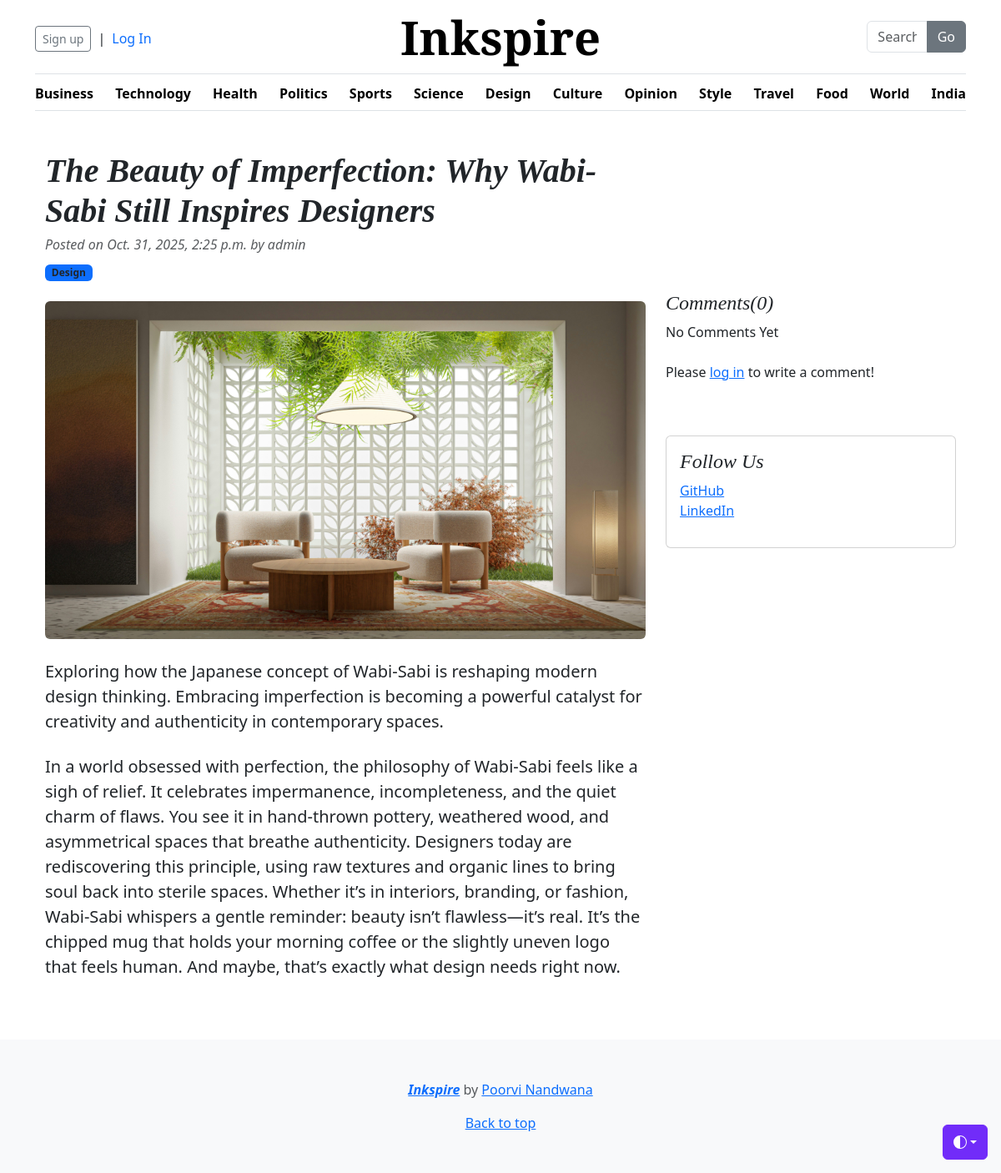
The app's page /blogs/the-beauty-of-imperfection-why-wabi-sabi-still-inspires-designers/, older data.
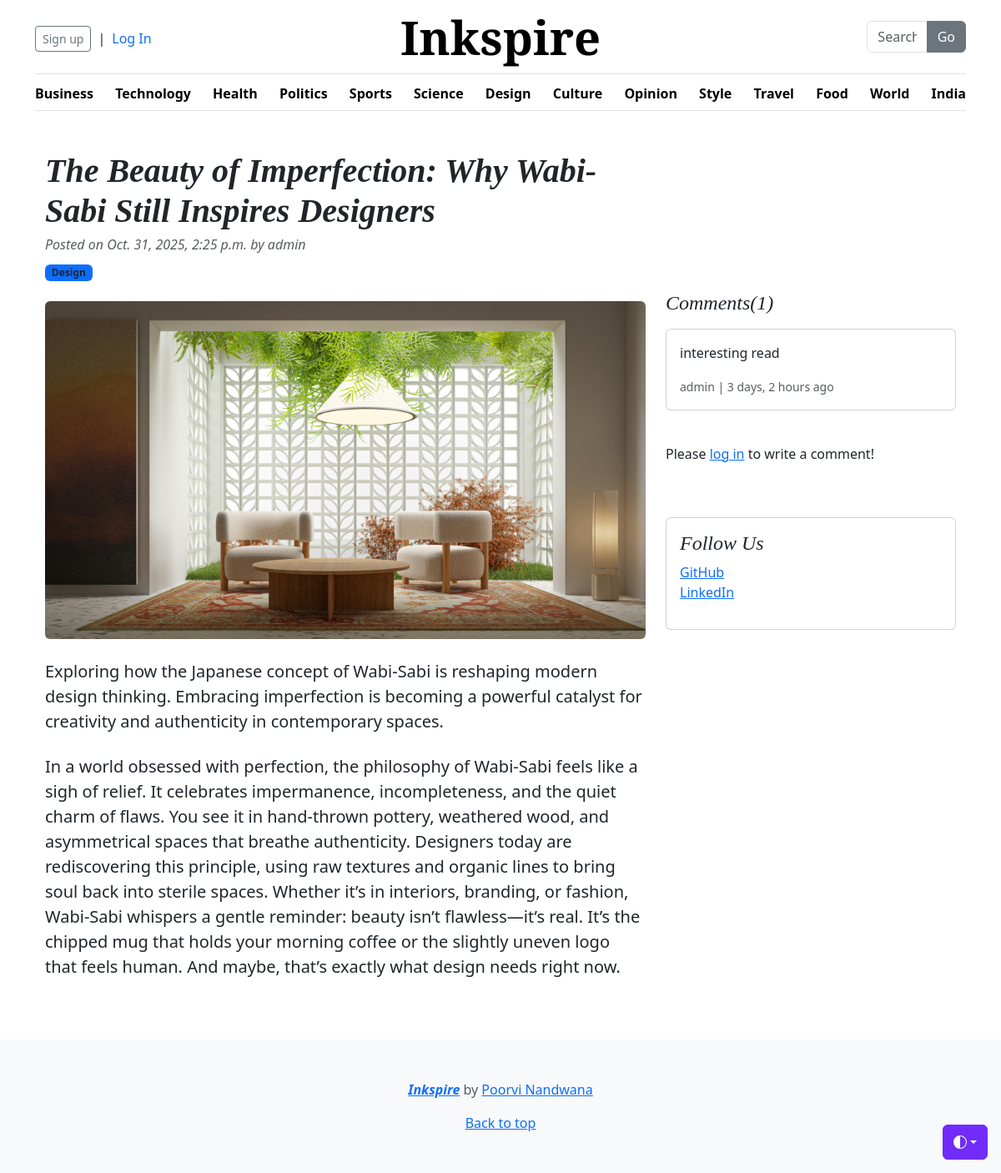
The same page, newer data.
### BlogApp/models.py (models this page shows, shortened)
class Category (models.Model):
    category_name = models.CharField(max_length=50, unique=True)
    created_at = models.DateTimeField(auto_now_add = True)
    updated_at = models.DateTimeField(auto_now_add= True)
    class Meta:
        verbose_name_plural = 'Categories'
    def __str__(self):
        return self.category_name

class Blogs(models.Model):
    title = models.CharField(max_length=150, unique=True)
    slug = models.SlugField(unique=True, blank=True)
    category = models.ForeignKey(Category, on_delete=models.CASCADE)
    author = models.ForeignKey(User, on_delete=models.CASCADE)
    blog_image = models.ImageField(upload_to='uploads/%y/%m/%d')
    short_description = models.TextField(max_length=1000)
    blog_body = RichTextField(max_length=5000)
    status = models.CharField(choices=STATUS_CHOICE, default='draft', max_length=100)
    is_featured = models.BooleanField(default= False)
    created_at = models.DateTimeField(auto_now_add = True)
    updated_at = models.DateTimeField(auto_now = True)
    class Meta:
        verbose_name_plural = 'Blogs'

class Comments(models.Model):
    user = models.ForeignKey(User, on_delete=models.CASCADE)
    blog = models.ForeignKey(Blogs, on_delete=models.CASCADE)
    comment = models.TextField(max_length=250)
    created_at = models.DateTimeField(auto_now_add = True)
    updated_at = models.DateTimeField(auto_now = True)
    class Meta:
        verbose_name_plural = 'Comments'
    def __str__(self):
        return self.comment

### BlogApp/views.py (the view, shortened to what this page needs)
# urls.py: path('blogs/<slug:slug>/', BlogsView.blogs, name='blogs'),
def blogs(request, slug):
    single_post = get_object_or_404(Blogs, slug=slug, status='published')
    comments = Comments.objects.filter(blog=single_post)
    comment_count = comments.count()
    print("Comments: ", comments)
    context = {
        'single_post':single_post,
        'comments': comments,
        'comment_count': comment_count
    }
    return render(request, 'blogs.html', context)

### BlogApp/context_processors.py (called while the page is built)
def get_categories(request):
    categories = Category.objects.all()
    return dict(categories = categories)

### templates/blogs.html
{% extends './base/base.html' %}
{% block content %}
<div class = "container">
<div class="container mt-5">
    <div class="row">
        <div class="col-lg-8">
            <article>
                <header class="mb-4">
                    <h1 class="fw-bolder mb-1">{{ single_post.title }}</h1>
                    <div class="text-muted fst-italic mb-2">Posted on {{ single_post.created_at }} by {{ single_post.author }}</div>
                    <a class="badge bg-primary text-decoration-none text-body" href="{% url 'posts_by_category' single_post.category.id %}">{{ single_post.category }}</a>
                </header>
                <figure class="mb-4"><img class="img-fluid rounded" src="{{ single_post.blog_image.url }}" alt="..." /></figure>
                <section class="mb-5">
                    <p class="fs-5 mb-4">{{ single_post.short_description }}</p>
                    <p class="fs-5 mb-4">{{ single_post.blog_body|safe  }}</p>
                    </section>
            </article>
        </div>
        <div class="col-lg-4">
            <br>
            <br>
            <br>
            <br>
            <br>
            <br>
            <br>
            <h4>Comments({{ comment_count }})</h4>
                    {% if comments %}
                     {% for comment in comments %}
                        <div class="card mt-3 mb-3">
                            <div class="card-body">
                                <p class="card-text mb-3">{{ comment }}</p>
                                <span class="text-muted mb-5">
                                    <small>{{ comment.user }} | </small>
                                    <small>{{ comment.created_at | timesince }} ago</small>
                                </span>
                            </div>
                        </div>
                     {% endfor %}
                    {% else %}
                    No Comments Yet
                    {% endif %}
                    <div class="form-group">
                        {% if user.is_authenticated %}
                        <form action="" method="POST">
                            {% csrf_token %}
                            <div class="form-group mt-3">
                                <textarea name="comment" class="form-control" placeholder="Write your comment"></textarea>
                                <input type="submit" class="btn btn-secondary mt-2">
                            </div>
                        </form>
                        {% else %}
                        <br>
                        <p> Please <span><a href="{% url 'login' %}?next={{ request.path }}">log in</a></span> to write a comment!</p>
                        {% endif %}
                    </div>
             <br>
             <br>
            <div class="card mb-4 p-3">
                <h4 class="font-italic">Follow Us</h4>
                <ol class="list-unstyled">
                    <li><a href="https://github.com/poorvinandwana">GitHub</a></li>
                    <li><a href="https://www.linkedin.com/in/poorvi-nandwana-5111b72b5/">LinkedIn</a></li>
                </ol>
            </div>
        </div>
    </div>
</div>
</div>
{% endblock %}

### templates/base/base.html
{% include './header.html' %}
{% block content %}
{% endblock %}
{% include './footer.html' %}

### templates/base/header.html (shortened to what this page needs)
{% load static %}
<!doctype html>
<html lang="en" data-bs-theme="auto">
  <head>
    <link rel="stylesheet" href="https://cdnjs.cloudflare.com/ajax/libs/font-awesome/4.7.0/css/font-awesome.min.css">
    <link
      href="https://cdn.jsdelivr.net/npm/bootstrap@5.3.8/dist/css/bootstrap.min.css"
      rel="stylesheet"
    />
    <link href="{% static 'css/blog.css' %}" rel="stylesheet" />
    <link href="https://cdn.jsdelivr.net/npm/bootstrap@5.3.3/dist/css/bootstrap.min.css" rel="stylesheet">
  </head>
  <body>
    <div class="dropdown position-fixed bottom-0 end-0 mb-3 me-3 bd-mode-toggle">
      <button class="btn btn-bd-secondary py-2 dropdown-toggle d-flex align-items-center" id="bd-theme" type="button" aria-expanded="false" data-bs-toggle="dropdown" aria-label="Toggle theme (auto)">
        <svg class="bi my-1 theme-icon-active" aria-hidden="true">
          <use href="#circle-half"></use>
        </svg>
      </button>
    </div>
    <div class="container">
      <header class="border-bottom lh-1 py-3">
        <div class="row flex-nowrap justify-content-between align-items-center">
    <div class="col-4 pt-1 d-flex align-items-center">
    {% if not user.is_authenticated %}
    <a class="btn btn-sm btn-outline-secondary" href="{% url 'register' %}">Sign up</a>
    <span class="mx-2">|</span>
    <a class="text-decoration-none" href="{% url 'login' %}">Log In</a>
    {% else %}
    <span class="me-3"><a href="{% url 'dashboard' %}" class="btn btn-secondary">{{ user.first_name|default:user.username }}'s Dashboard</a></span>
      <span><a href="{% url 'logout' %}">Log Out</a></span>
    {% endif %}
    </div>
          <div class="col-4 text-center">
            <a class="blog-header-logo text-body-emphasis text-decoration-none" href="/">Inkspire</a>
          </div>
          <div class="col-4 d-flex justify-content-end align-items-center">
            <div class="col-4">
              <form action={% url 'search' %} method="GET">
                <div class="input-group">
                  <input class="form-control" name="keyword" type="text" placeholder="Search">
                  <button class="btn btn-secondary" id="button-search" type="submit">Go</button>
                </div>
              </form>
            </div>
        </div>
      </header>
      <div class="nav-scroller py-1 mb-3 border-bottom">
        <nav class="nav nav-underline justify-content-between">
          {% for cat in categories %}
          <a class="nav-item nav-link link-body-emphasis active" href="{% url 'posts_by_category' cat.id %}">{{cat.category_name}}</a>
          {% endfor %}
        </nav>
</div>
    </div>

### templates/base/footer.html (shortened to what this page needs)
<br>
<footer class="py-5 text-center text-body-secondary bg-body-tertiary">
      <p>
        <b><i><a href='/'>Inkspire</b></i></a> by
        <a href="https://github.com/poorvinandwana">Poorvi Nandwana</a>
      </p>
      <p class="mb-0"><a href="#">Back to top</a></p>
    </footer>
  </body>
</html>

### static/css/blog.css (style rules this page uses)
.blog-header-logo, .display-4 { font-family: "Playfair Display", Georgia, "Times New Roman", serif !important; font-weight: 900 !important; font-size: 3.5rem !important; }
h1, h2, h3, h4, h5, h6 { font-family: Amiri, Georgia, "Times New Roman", serif; font-style: italic; }

### templates/base/header.html (style rules this page uses)
.bi { vertical-align: -0.125em; fill: currentColor; }
.nav-scroller { position: relative; z-index: 2; height: 2.75rem; overflow-y: hidden; }
.nav-scroller .nav { display: flex; flex-wrap: nowrap; padding-bottom: 1rem; margin-top: -1px; overflow-x: auto; text-align: center; white-space: nowrap; -webkit-overflow-scrolling: touch; }
.btn-bd-secondary { --bd-violet-bg: #712cf9; --bd-violet-rgb: 112.520718, 44.062154, 249.437846; --bs-btn-font-weight: 600; --bs-btn-color: var(--bs-white); --bs-btn-bg: var(--bd-violet-bg); --bs-btn-border-color: var(--bd-violet-bg); --bs-btn-hover-color: var(--bs-white); --bs-btn-hover-bg: #6528e0; --bs-btn-hover-border-color: #6528e0; --bs-btn-focus-shadow-rgb: var(--bd-violet-rgb); --bs-btn-active-color: var(--bs-btn-hover-color); --bs-btn-active-bg: #5a23c8; --bs-btn-active-border-color: #5a23c8; }
.bd-mode-toggle { z-index: 1500; }
.bd-mode-toggle .bi { width: 1em; height: 1em; }

Row changes from the older to the newer data that the page shows:
added Comments: comment "interesting read", user "admin", created_at "3 days, 2 hours"
Text that changed along with them:
{{ comment_count }}: "0" → "1"
text no longer shown: "No Comments Yet"
